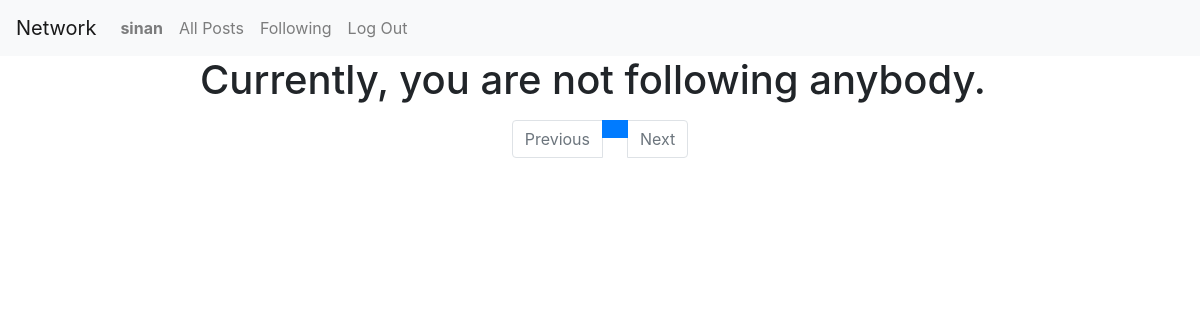
The app's page /following (signed in), older data.
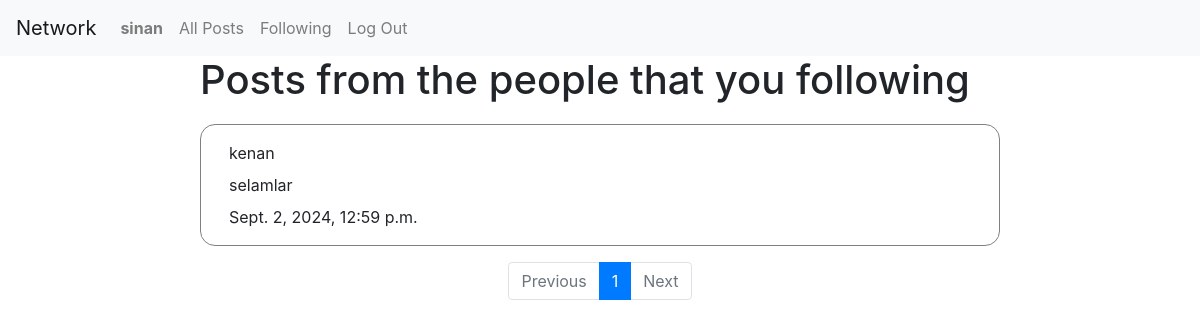
The same page, newer data.
### network/models.py (models this page shows)
class Post(models.Model):
    content = models.CharField(max_length=256)
    like = models.PositiveIntegerField(default=0)
    owner = models.ForeignKey(User, related_name="owner", on_delete=models.CASCADE)
    time = models.DateTimeField(auto_now_add=True)

class User(AbstractUser):
    pass

### network/views.py (the view)
# urls.py: path("following", views.following, name="following"),
@login_required
def following(request):
    user = User.objects.get(pk=request.user.id)
    following = user.follower.all()
    if len(following) == 0:
        nofollow = True
        page_obj = None
    else:
        nofollow = False
        follow = [x.following.id for x in following]
        out = Post.objects.all().filter(owner__id__in = follow)
        paginator = Paginator(out,10)
        page_num = request.GET.get('page')
        page_obj = paginator.get_page(page_num)
    return render(request, "network/following.html", {"page_obj":page_obj, "nofollow":nofollow})

### network/templates/network/following.html
{% extends "network/layout.html" %}
{% block body %}
<main>
    {% if nofollow %}
    <h1>Currently, you are not following anybody.</h1>
    {% else %}
    <h1>Posts from the people that you following</h1>
    {% for post in page_obj %}
        <div class="post">
            <p>{{post.owner}}</p>
            <p>{{ post.content }}</p>
            <p>{{ post.time }}</p>
        </div>
    {% empty %}
    <h5>User has no posts</h5>
    {% endfor %}
    {% endif %}
</main>
<footer>
    <nav class="page-nav" aria-label="Page navigation">
        <ul class="pagination justify-content-center">
            {% if page_obj.has_previous %}
            <li class="page-item"><a class="page-link" href="?page={{ page_obj.previous_page_number }}">Previous</a></li>
            {% else %}
            <li class="page-item disabled"><a class="page-link" href="">Previous</a></li>
            {% endif %}
            <li class="page-item active"><a class="page-link" href="?page={{ page_obj.number }}">{{ page_obj.number }}</a></li>
            {% if page_obj.has_next %}
            <li class="page-item"><a class="page-link" href="?page={{ page_obj.next_page_number }}">Next</a></li>
            {% else %}
            <li class="page-item disabled"><a class="page-link" href="">Next</a></li>
            {% endif %}
        </ul>
    </nav>
</footer>
{% endblock %}

Row changes from the older to the newer data that the page shows:
now on this page (row edited): Post: owner "kenan", content "selamlar", time "Sept. 2, 2024, 12:59 p.m."
Text that changed along with them:
{{ page_obj.number }}: (not shown) → "1"
text no longer shown: "Currently, you are not following anybody."
text now shown: "Posts from the people that you following"
